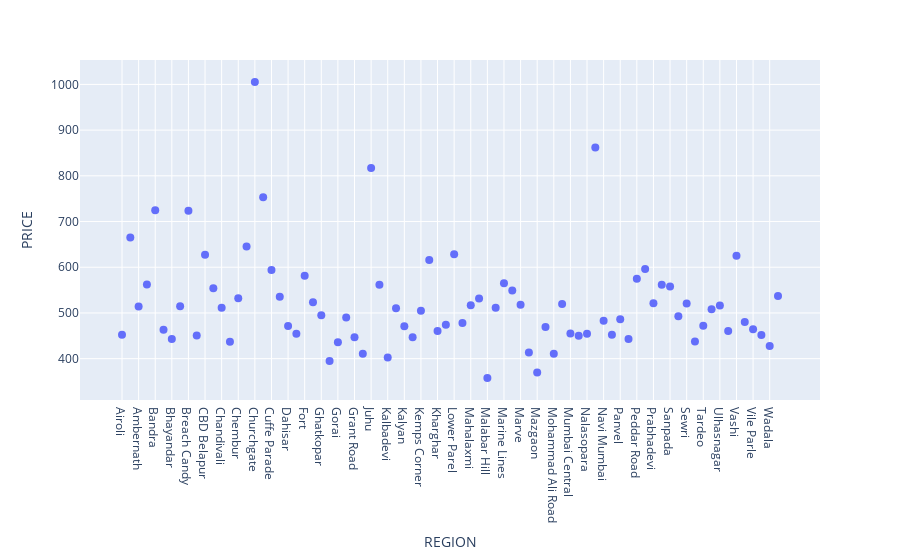

The notebook cell saved with this chart:
### Code cell
fig = px.scatter(region_price_df,x='REGION',y="PRICE").update_traces(marker_size=8)
fig.show()

### Figure 1 — Plotly figure (JSON) as saved in the notebook; plotly's stock layout.template omitted (floating-point values rounded to 4 significant figures)
{"data": [{"hovertemplate": "REGION=%{x}<br>PRICE=%{y}<extra></extra>", "legendgroup": "", "marker": {"color": "#636efa", "size": 8, "symbol": "circle"}, "mode": "markers", "name": "", "orientation": "v", "showlegend": false, "type": "scatter", "x": ["Airoli", "Alibaug", "Ambernath", "Andheri", "Bandra", "Bhandup", "Bhayandar", "Borivali", "Breach Candy", "Byculla", "CBD Belapur", "Chakala", "Chandivali", "Charni Road", "Chembur", "Chowpatty", "Churchgate", "Colaba", "Cuffe Parade", "Dadar", "Dahisar", "Dombivali", "Fort", "Ghansoli", "Ghatkopar", "Girgaum", "Gorai", "Goregaon", "Grant Road", "Jogeshwari", "Juhu", "Kalamboli", "Kalbadevi", "Kalwa", "Kalyan", "Kandivali", "Kemps Corner", "Khar", "Kharghar", "Kurla", "Lower Parel", "Mahakali", "Mahalaxmi", "Mahim", "Malabar Hill", "Malad", "Marine Lines", "Marol", "Marve", "Matunga", "Mazgaon", "Mira Road", "Mohammad Ali Road", "Mulund", "Mumbai Central", "Mumbra", "Nalasopara", "Nariman Point", "Navi Mumbai", "Nerul", "Panvel", "Parel", "Peddar Road", "Powai", "Prabhadevi", "Sakinaka", "Sanpada", "Santacruz", "Sewri", "Sion", "Tardeo", "Thane", "Ulhasnagar", "Vasai", "Vashi", "Vikhroli", "Vile Parle", "Virar", "Wadala", "Worli"], "xaxis": "x", "y": [452.3, 665, 514, 562.5, 724.9, 463.0, 442.8, 514.9, 723.5, 450.6, 627.2, 554.1, 511.2, 436.8, 531.9, 645.5, 1005.0, 753.4, 593.8, 535.5, 471.6, 454.4, 581.2, 523.2, 494.9, 395.1, 435.7, 490.3, 447.1, 410.8, 817.0, 561.4, 402.4, 510.3, 471.0, 446.6, 505, 616.1, 460.3, 474.2, 628.3, 478.2, 516.7, 531.5, 357.7, 511.4, 565.2, 548.9, 518.2, 413.4, 369.5, 469.2, 411.0, 519.3, 455, 450, 454.4, 861.8, 483.0, 452.3, 486.5, 442.9, 575, 596.2, 521.1, 561.5, 557.7, 492.9, 520.8, 437.6, 472, 508.3, 516.4, 460.4, 625, 480.4, 464.5, 452.0, 427.5, 537.0], "yaxis": "y"}], "layout": {"legend": {"tracegroupgap": 0}, "margin": {"t": 60}, "xaxis": {"anchor": "y", "domain": [0, 1], "title": {"text": "REGION"}}, "yaxis": {"anchor": "x", "domain": [0, 1], "title": {"text": "PRICE"}}}}
